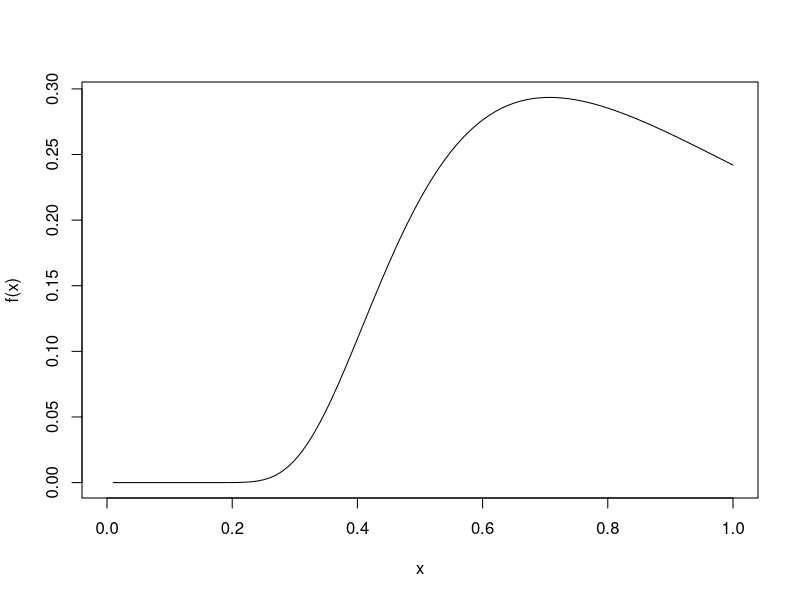
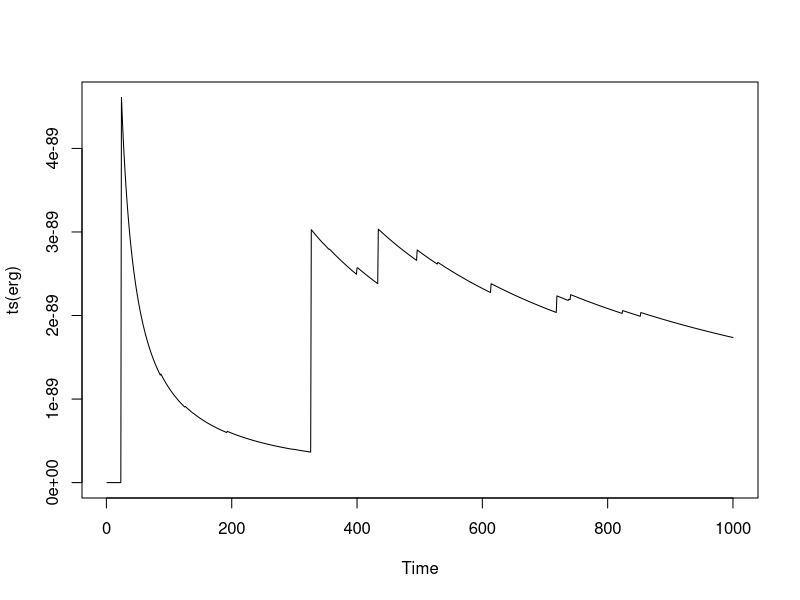

Reproduce these figures in R, in order.
set.seed(123)
n <- 1000
f <- function(x) (1 / sqrt(2*pi)) * exp(-(1/x)^2/2) / x^2
curve(f)
integrate(f, 0, .05)
mc <- function(n, a = 0, b = .05){
  
  x= runif(n,a,b)
  mean(f(x))*(b-a)
  
}

ergodic <- function(n_max, a=0, b=0.05){
  
  x = runif(n_max,a,b)
  (b-a)*cumsum(f(x))/c(1:n_max)
  
}


erg = ergodic(1000)
plot(ts(erg))






